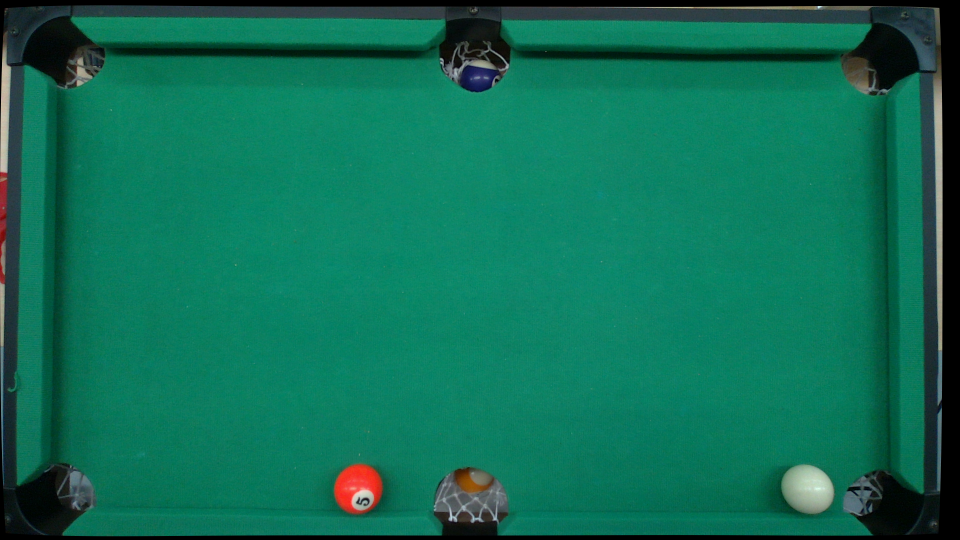
#> input picture color.png, 1920 x 1080 px, found by its file name (shown at 1/2 size)
$ python -i hough_circle_test.py   (imports and definitions only)
#> lines starting #> are read from the running program, lines starting #| are printed output that depends on the picture; after the words box and inside, x2 and y2 are one past the last pixel; in counts of white or black regions, pixels touching at a corner belong together
# -*- coding: utf-8 -*-
"""
Created on Mon May 17 21:44:56 2021

@author: asus
1. 以綠色遮罩與原始照片做差集，只保留球的部分
2. 用 Hough circle 找出所有球的圓心
3. 計算每個球的 hsv值，hsv值最大的為白球，其餘則為普通的球
"""
import numpy as np
import cv2 as cv
from pathlib import Path

def findBall():
    """# Hough Circles"""
    def hough(org_img, img, minDist, p1, p2, minR, maxR, boundary, hole):
        cimg = img
        img = cv.cvtColor(img, cv.COLOR_BGR2GRAY)
        img = cv.medianBlur(img,5)
        # [7 lines of commented-out code are left out]
        circles = cv.HoughCircles(img,cv.HOUGH_GRADIENT,1,minDist=minDist
                      ,param1=p1,param2=p2,minRadius=minR,maxRadius=maxR)
        circles = np.uint16(np.around(circles))
        RGB = 0
        white_pix = 0
        print(cimg.shape)
        txtname_white = 'config/white_pixel.txt'
        txtname_ball = 'config/ball_pixel.txt'
        with open(txtname_white, 'w') as f:
            f.write('')
        with open(txtname_ball, 'w') as f:
            f.write('')

        ''' 找出白球 (RGB 和最大者) '''
        ball_distance = 40 # 離洞口多近要排除
        remove = False
        remove_list = []
        white_pix = [0,0]
        for index, i in enumerate(circles[0,:]):
            remove = False
            for j in range(6):

                """ 排除球桌外的圓形和在球洞裡的球 """
                if np.sqrt((i[0] - hole[j][0])**2+(i[1] - hole[j][1])**2) < ball_distance:
                    remove = True
                    remove_list.append(index)
                    break
                if i[0]<boundary[0][0] or i[0]>boundary[1][0] or i[1]<boundary[0][1] or i[1]>boundary[1][1]:
                    remove = True
                    remove_list.append(index)
                    break
            if remove:
                continue
            offset = 40
            ball_RGB = [sum(cimg[i[1]][i[0]])]
            temp = sum(cimg[i[1]][i[0]+offset])
            if temp!= 0:
                ball_RGB.append(temp)
            temp = sum(cimg[i[1]][i[0]-offset])
            if temp!= 0:
                ball_RGB.append(temp)
            temp = sum(cimg[i[1]+offset][i[0]])
            if temp!= 0:
                ball_RGB.append(temp)
            temp = sum(cimg[i[1]-offset][i[0]])
            if temp!= 0:
                ball_RGB.append(temp)
            print(sum(ball_RGB))
            ball_RGB = float(sum(ball_RGB))/len(ball_RGB)

            if ball_RGB > RGB:
                RGB = ball_RGB
                white_pix = i
            print(sum(cimg[i[1]][i[0]]))


        ''' 寫檔 (白球與其他球分開儲存) '''
        for index, i in enumerate(circles[0,:]):
            if index in remove_list:
                continue
            else:
                if white_pix[0]==i[0] and white_pix[1]==i[1]:
                    X = white_pix[0] + crop_size
                    Y = white_pix[1] + crop_size
                    cv.circle(cimg, (X, Y), i[2], (0,0,255), 3)
                    cv.circle(cimg, (X, Y), 3, (0,0,255), -1)
                    with open(txtname_white, 'a') as f:
                        f.write(f'{X}\t{Y}\n')
                else:
                    X = i[0] + crop_size
                    Y = i[1] + crop_size
                    cv.circle(cimg, (X, Y), i[2], (0,255,0), 3)
                    cv.circle(cimg, (X, Y), 3, (0,255,0), -1)
                    with open(txtname_ball, 'a') as f:
                        f.write(f'{X}\t{Y}\n')

        #畫boundary
        cv.line(cimg, (boundary[0][0], boundary[0][1]), (boundary[0][0], boundary[1][1]), (255, 0, 0), 5)
        cv.line(cimg, (boundary[0][0], boundary[0][1]), (boundary[1][0], boundary[0][1]), (255, 0, 0), 5)
        cv.line(cimg, (boundary[1][0], boundary[1][1]), (boundary[0][0], boundary[1][1]), (255, 0, 0), 5)
        cv.line(cimg, (boundary[1][0], boundary[1][1]), (boundary[1][0], boundary[0][1]), (255, 0, 0), 5)

        cv.imshow('ball', cv.resize(cimg, (1280,720)))
        cv.waitKey(0)
        cv.destroyAllWindows()

    txtname = 'config/ball_hough.txt'

    with open(txtname, 'w') as f:
        f.write('')

    ''' Load hole pixel '''
    with open('config/hole.txt', 'r') as f:
#> (reads config/hole.txt from the repository)
       hole = list()
       for i in f:
          hole.append(i.split())
       hole = np.array(hole).astype(int)

    ''' find boundary '''
    hole_x_min = 10000
    hole_y_min = 10000
    hole_x_max = -1
    hole_y_max = -1
    for i in range(len(hole)): # find the boundary of holes
        if(hole[i][0]<hole_x_min):
            hole_x_min = hole[i][0]
        if(hole[i][0]>hole_x_max):
            hole_x_max = hole[i][0]
        if(hole[i][1]<hole_y_min):
            hole_y_min = hole[i][1]
        if(hole[i][1]>hole_y_max):
            hole_y_max = hole[i][1]
    boundary = np.asarray([[hole_x_min, hole_y_min], [hole_x_max, hole_y_max]])

    """ 利用找洞時生成的綠色遮罩去除球桌，只保留撞球，降低霍夫找圓難度 """
    img = cv.imread('color.png')
#> img is the input picture: shape (1080, 1920, 3); mean B, G, R 86, 110.8, 15.2
    img_resize = cv.resize(img,(1280,720))
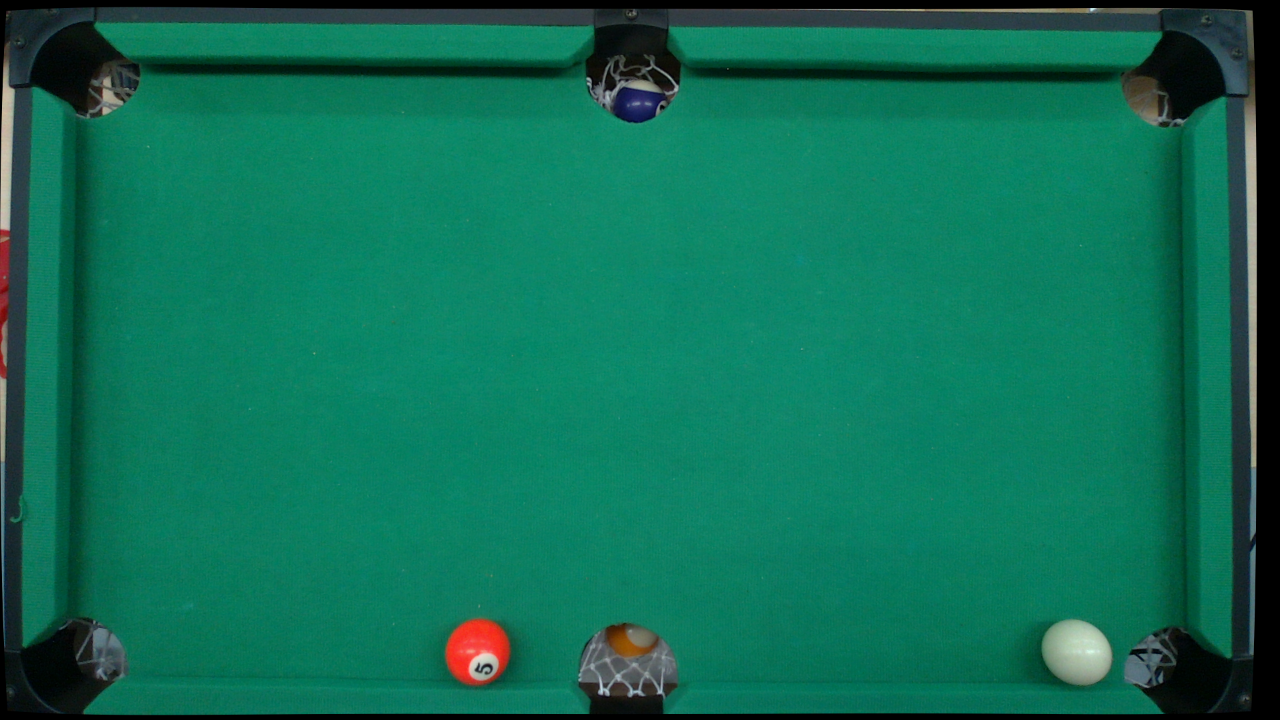
#> img_resize: shape (720, 1280, 3); mean B, G, R 85.9, 110.8, 15.1
    cv.imshow("pic", img_resize)
    cv.waitKey(0)
    cv.destroyAllWindows()

# [5 lines of commented-out code are left out]

    mask = cv.imread('mask.png')
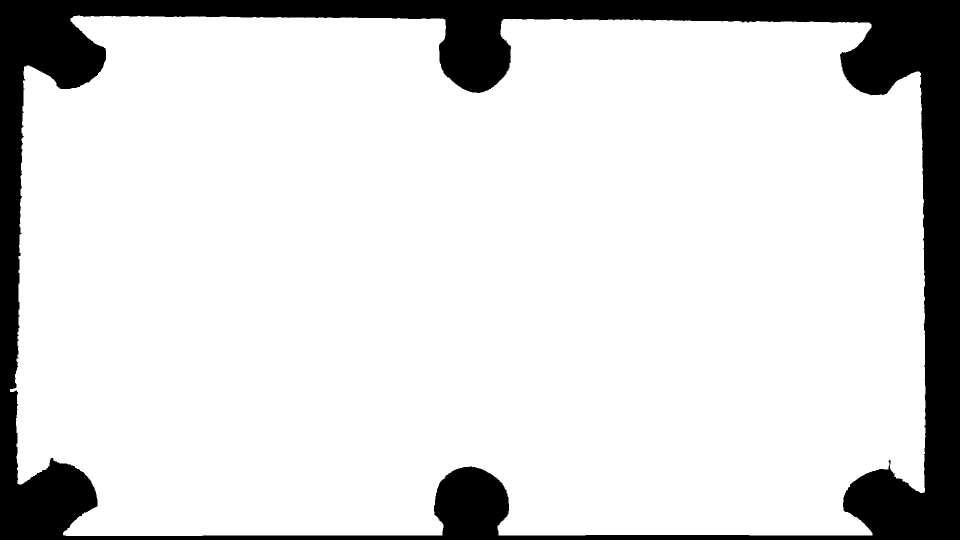
#> input picture mask.png, 1920 x 1080 px, found by its file name (shown at 1/2 size)
#> mask is the input picture: shape (1080, 1920, 3); 85.1% white; 1 black region, box (x1, y1, x2, y2) and area: (0, 0, 1920, 1080) 308867
    final = cv.bitwise_and(img, mask)
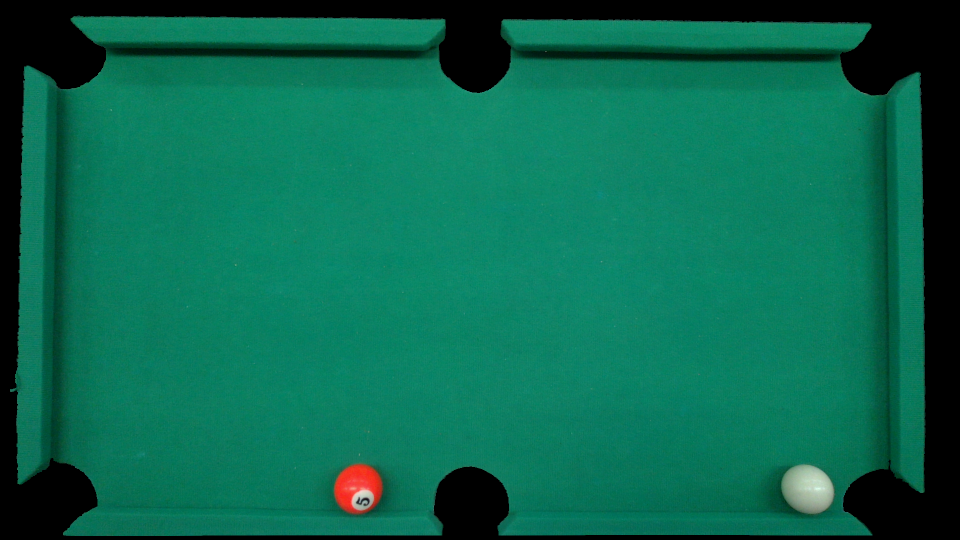
#> final: shape (1080, 1920, 3) (shown at 1/2 size); mean B, G, R 79.8, 104.6, 10.2
    img_resize = cv.resize(final,(1280,720))
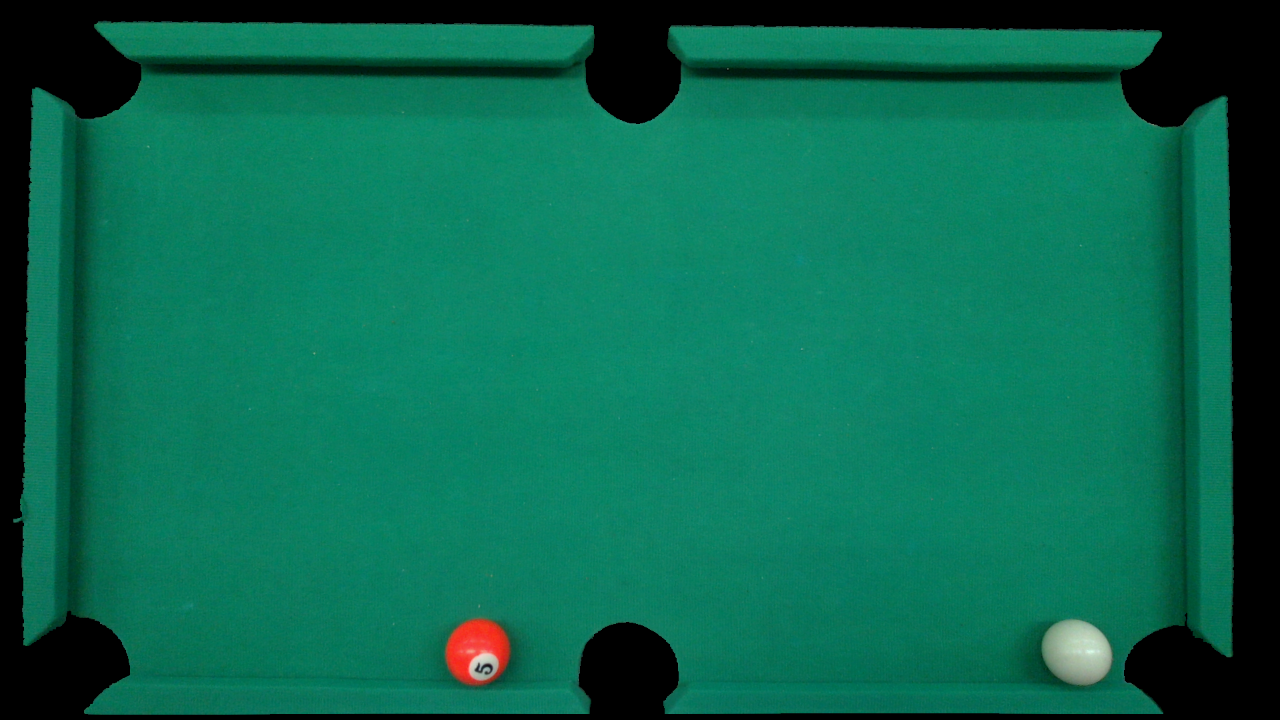
#> img_resize: shape (720, 1280, 3); mean B, G, R 79.7, 104.5, 10.1
    cv.imshow('final', img_resize)
    cv.waitKey(500)
    cv.destroyAllWindows()
    """# Find 6 holes"""
    hough(img, final, 95, 90, 10, 45, 55, boundary, hole)
#> in hough, `img = cv.cvtColor(img, cv.COLOR_BGR2GRAY)`:
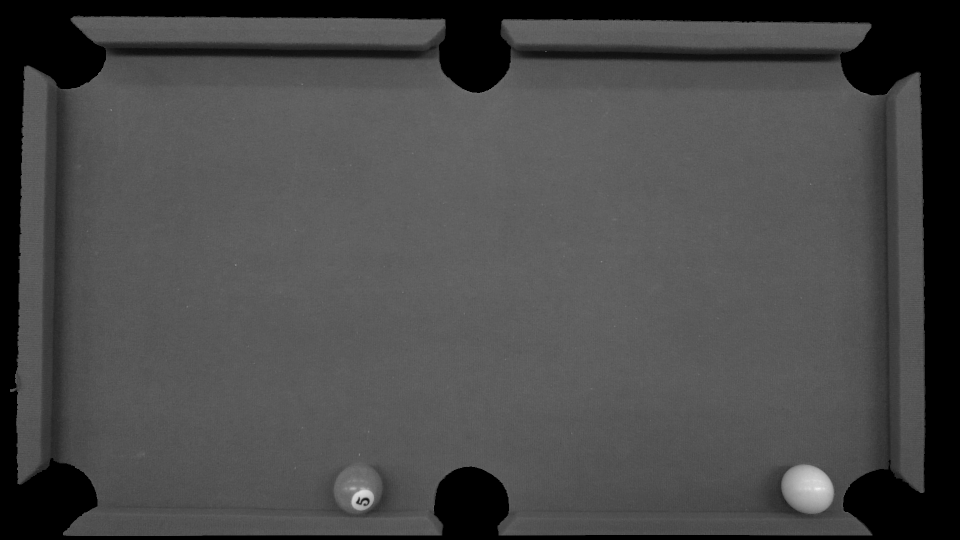
#> img: shape (1080, 1920) (shown at 1/2 size); min 0, max 244, mean 73.5
#> in hough, `circles = cv.HoughCircles(img,cv.HOUGH_GRADIENT,1,minDist=minDist ,par..`: circles = [[1608.5, 973.5, 46.3], [715.5, 978.5, 47.9], [1744.5, 136.5, 53.3]]
#> in hough, `circles = np.uint16(np.around(circles))`: circles = [[1608, 974, 46], [716, 978, 48], [1744, 136, 53]]
#| (1080, 1920, 3)
#> the loop in hough, `for index, i in enumerate(circles[0,:]):` made 3 passes
#> (offset, ball_RGB, RGB, white_pix) on pass 1: (40, 477.8, 477.8, [1608, 974, 46])
#> (i, offset, ball_RGB) on pass 2: ([716, 978, 48], 40, 363.2)
#| 2389
#| 565
#| 1816
#| 405
#> after the loop in hough, `for index, i in enumerate(circles[0,:]):`: RGB = 477.8; remove_list = [2]
#> the loop in hough, `for index, i in enumerate(circles[0,:]):` made 1 pass
##    hough(img, result, 100, 200, 10, 45, 55, boundary, hole)

#findBall()

#> (the run stopped early here; a loop or call above may not have finished)
